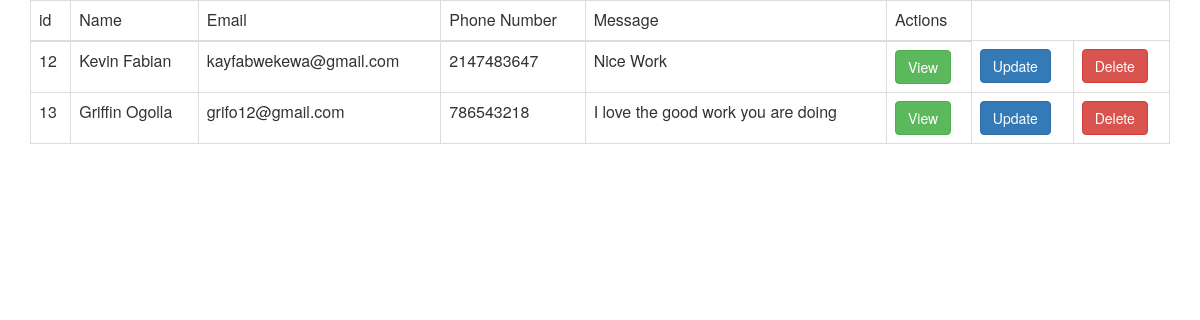
The app's page /records.php with its own data.
### tables this page shows
CREATE TABLE `contact` (
  `id` int(11) NOT NULL,
  `name` varchar(100) NOT NULL,
  `email` varchar(100) NOT NULL,
  `pnumber` int(10) NOT NULL,
  `message` varchar(500) NOT NULL
);

### records.php (the view, shortened to what this page needs)
<?php
include('process_login.php');
?>
<html>
<head>
<link rel="stylesheet" href="bootstrap/css/bootstrap.css"/>
</head>
<body>
	<div class="container">
		<div class="table-responsive">
			<table class="table table-bordered">
				<thead>
					<tr>
						<td>id</td>
						<td>Name</td>
						<td>Email</td>
						<td>Phone Number</td>
                        <td>Message</td>
                        <td>Actions</td>
					</tr>
				</thead>
				<tbody>
					<?php
						$select="SELECT * FROM contact";
						$select_query=mysqli_query($conn,$select);
						while($row=mysqli_fetch_array($select_query)){
					?>
					<tr>
						<td><?php echo $row['id']?></td>
						<td><?php echo $row['name']?></td>
						<td><?php echo $row['email']?></td>
						<td><?php echo $row['pnumber']?></td>
                        <td><?php echo $row['message']?></td>
						<?php echo "<td> <a href='view-contact.php?id=".$row['id']."' class='btn btn-success'>View</a></td>"?>
						<?php echo "<td> <a href='update-contact.php?id=".$row['id']."' class='btn btn-primary'>Update</a></td>"?>
						<?php echo "<td> <a href='delete-contact.php?id=".$row['id']."' class='btn btn-danger'>Delete</a></td>"?>
					</tr>
					<?php
					}
					?>
				</tbody>
		</div>
	</div>
</body>
</html>

### records on screen
contact: id "12", name "Kevin Fabian", email "kayfabwekewa@gmail.com", pnumber "2147483647", message "Nice Work"
contact: id "13", name "Griffin Ogolla", email "grifo12@gmail.com", pnumber "786543218", message "I love the good work you are doing"
